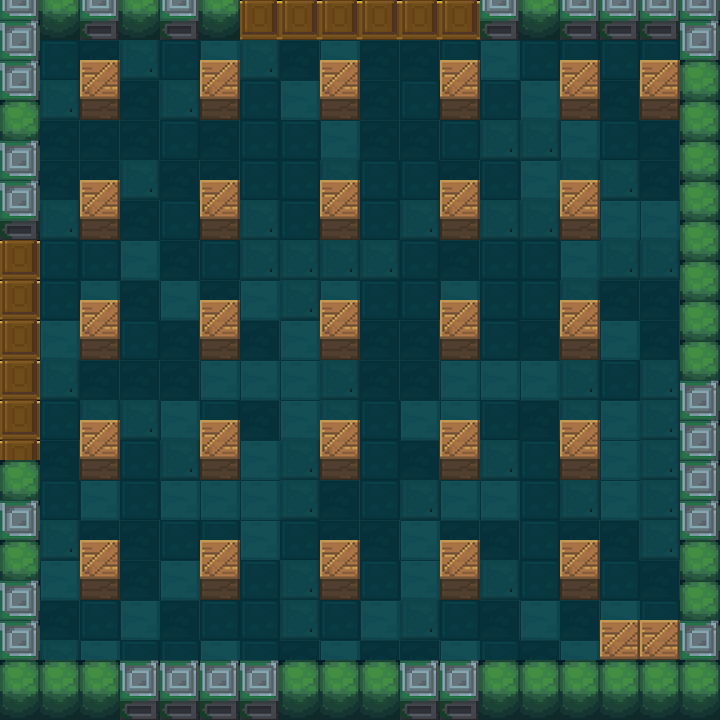

This is a level from a 2D game, rendered from its Tiled map with the project's own tilesets. A one-line summary and the map file follow, with tile-layer data summarised:
An orthogonal 18x18 tile map with 40x40 px tiles, 4 tile layers (floor, exit, barrier, roomVerge), 1 hidden layer not drawn, 5 tilesets.

<map version="1.0" orientation="orthogonal" renderorder="right-down" width="18" height="18" tilewidth="40" tileheight="40">
 <tileset firstgid="1" name="floor" tilewidth="40" tileheight="40">
  <image source="floors.png" width="160" height="40" />
 </tileset>
 <tileset firstgid="5" name="roomVerge" tilewidth="40" tileheight="60">
  <image source="1.png" width="80" height="60" />
 </tileset>
 <tileset firstgid="7" name="barrier" tilewidth="40" tileheight="60">
  <image source="木箱.png" width="40" height="60" />
 </tileset>
 <tileset firstgid="8" name="meta" tilewidth="40" tileheight="40">
  <image source="meta_tiles.png" width="280" height="70" />
  <tile id="0">
   <properties>
    <property name="Collidable" value="true" />
   </properties>
  </tile>
 </tileset>
 <tileset firstgid="15" name="exit" tilewidth="40" tileheight="40">
  <image source="上下门（关）.png" width="40" height="80" />
  <tile id="1">
   <properties>
    <property name="cc_vertexz" value="-500" />
   </properties>
  </tile>
 </tileset>
 <layer name="Meta" width="18" height="18" visible="0">
  <data>[324 cells, 84 non-empty, 1 distinct tile ids]</data>
 </layer>
 <layer name="floor" width="18" height="18">
  <properties>
   <property name="cc_vertexz" value="-500" />
  </properties>
  <data>[324 cells, 256 non-empty, 4 distinct tile ids]</data>
 </layer>
 <layer name="exit" width="18" height="18">
  <properties>
   <property name="cc_vertexz" value="-500" />
  </properties>
  <data>[324 cells, 12 non-empty, 1 distinct tile ids]</data>
 </layer>
 <layer name="barrier" width="18" height="18">
  <properties>
   <property name="cc_vertexz" value="automatic" />
  </properties>
  <data>[324 cells, 28 non-empty, 1 distinct tile ids]</data>
 </layer>
 <layer name="roomVerge" width="18" height="18">
  <properties>
   <property name="cc_vertexz" value="automatic" />
  </properties>
  <data>[324 cells, 56 non-empty, 2 distinct tile ids]</data>
 </layer>
</map>
